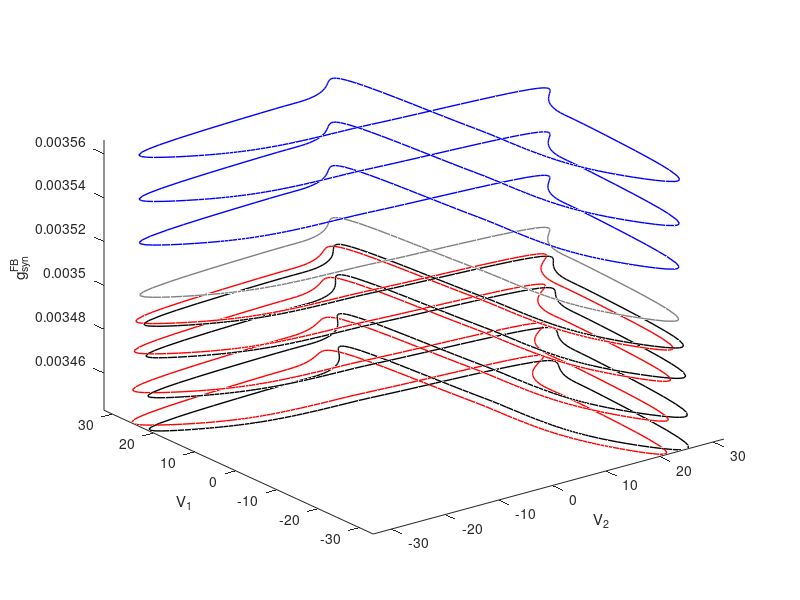

Write the MATLAB code that produced this figure.
% To plot Fig. 12: from precomputed data ie_pitchfork.mat
% For ie_pitchfork.mat, f array contains Floquet multipliers (row 42 to 48) and the time discretization,
% so one can tell the stability of the limit cycle based on f.
% And x Array contains the phase variables (row 1 to 1128) and parameters (row 1129).
% To make the figure clearly show the bifurcation, select only a few cases around the bifurcation point.

load ie_pitchfork.mat

x1=zeros(161,114);
x2=zeros(161,114);
z=x(1129,:);
for i = 1:114
    for j = 1:161
        x1(j,i)=x(7*j-6,i);
        x2(j,i)=x(7*j-5,i);
    end
end

figure(1)
%plot symmetric limit cycles
plot3(x2(:,20),x1(:,20),ones(161,1)*z(20),'b-','LineWidth',1)
hold on
plot3(x2(:,21),x1(:,21),ones(161,1)*z(21),'b-','LineWidth',1)
plot3(x2(:,22),x1(:,22),ones(161,1)*z(22),'b-','LineWidth',1)
%plot the limit cycle on the bifurcation
plot3(x2(:,24),x1(:,24),ones(161,1)*z(24),'color',[0.5 0.5 0.5],'LineWidth',1)
%plot pairs of asymmetric limit cycles
plot3(x2(:,39),x1(:,39),ones(161,1)*z(39),'k-','LineWidth',1)
plot3(x1(:,39),x2(:,39),ones(161,1)*z(39),'r-','LineWidth',1)
plot3(x2(:,45),x1(:,45),ones(161,1)*z(45),'k-','LineWidth',1)
plot3(x1(:,45),x2(:,45),ones(161,1)*z(45),'r-','LineWidth',1)
plot3(x2(:,51),x1(:,51),ones(161,1)*z(51),'k-','LineWidth',1)
plot3(x1(:,51),x2(:,51),ones(161,1)*z(51),'r-','LineWidth',1)
plot3(x2(:,55),x1(:,55),ones(161,1)*z(55),'k-','LineWidth',1)
plot3(x1(:,55),x2(:,55),ones(161,1)*z(55),'r-','LineWidth',1)
hold off
axis([-inf inf -inf inf -inf inf])

xlabel('V_2');
ylabel('V_1');
zlabel('g_{syn}^{FB}');